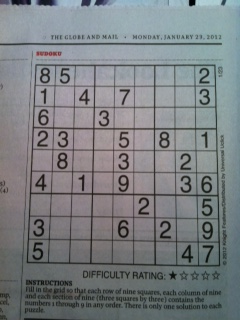
#> input picture backend/sudoku-puzzle1.jpg, 240 x 320 px
$ python process_image3.py
#> lines starting #> are read from the running program, lines starting #| are printed output that depends on the picture; after the words box and inside, x2 and y2 are one past the last pixel; in counts of white or black regions, pixels touching at a corner belong together
import cv2
import numpy as np


filter = False


file_path = 'sudoku-puzzle1.jpg'
img = cv2.imread(file_path)
#> img is the input picture: shape (320, 240, 3); mean B, G, R 130, 127.1, 122.9

gray = cv2.cvtColor(img,cv2.COLOR_BGR2GRAY)
edges = cv2.Canny(gray,90,150,apertureSize = 3)
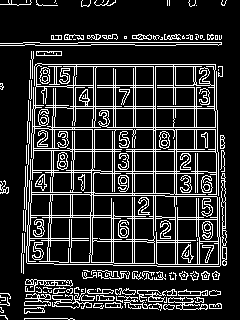
#> edges: shape (320, 240); 17.4% white in thin lines or dots
kernel = np.ones((3,3),np.uint8)
edges = cv2.dilate(edges,kernel,iterations = 1)
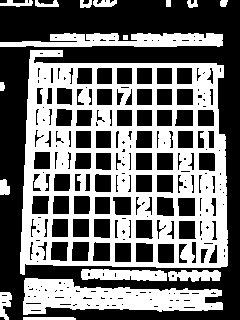
#> edges: shape (320, 240); 44.7% white; 17 white regions, largest, box (x1, y1, x2, y2) and area: (20, 50, 228, 275) 25064, (23, 278, 223, 315) 4477, (0, 33, 223, 47) 2299
kernel = np.ones((5,5),np.uint8)
edges = cv2.erode(edges,kernel,iterations = 1)
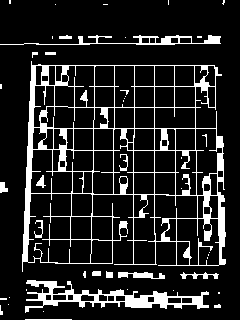
#> edges: shape (320, 240); 14.2% white; 45 white regions (29 under 20 px), largest, box (x1, y1, x2, y2) and area: (22, 61, 226, 272) 7406, (25, 280, 209, 313) 1833, (0, 35, 221, 45) 661
cv2.imwrite('canny.jpg',edges)

lines = cv2.HoughLines(edges,1,np.pi/180,150)
#> lines = 18 rows, first 8: [36, 0.0349], [34, 0.0349], [40, 0.0698], [32, 0.0175], [154, 0], [65, 1.57], [-193, 3.12], [128, 1.57]

if not lines.any():
    print('No lines were found')
    exit()

if filter:
    rho_threshold = 15
    theta_threshold = 0.1

    # how many lines are similar to a given one
    similar_lines = {i : [] for i in range(len(lines))}
    for i in range(len(lines)):
        for j in range(len(lines)):
            if i == j:
                continue

            rho_i,theta_i = lines[i][0]
            rho_j,theta_j = lines[j][0]
            if abs(rho_i - rho_j) < rho_threshold and abs(theta_i - theta_j) < theta_threshold:
                similar_lines[i].append(j)

    # ordering the INDECES of the lines by how many are similar to them
    indices = [i for i in range(len(lines))]
    indices.sort(key=lambda x : len(similar_lines[x]))

    # line flags is the base for the filtering
    line_flags = len(lines)*[True]
    for i in range(len(lines) - 1):
        if not line_flags[indices[i]]: # if we already disregarded the ith element in the ordered list then we don't care (we will not delete anything based on it and we will never reconsider using this line again)
            continue

        for j in range(i + 1, len(lines)): # we are only considering those elements that had less similar line
            if not line_flags[indices[j]]: # and only if we have not disregarded them already
                continue

            rho_i,theta_i = lines[indices[i]][0]
            rho_j,theta_j = lines[indices[j]][0]
            if abs(rho_i - rho_j) < rho_threshold and abs(theta_i - theta_j) < theta_threshold:
                line_flags[indices[j]] = False # if it is similar and have not been disregarded yet then drop it now

print('number of Hough lines:', len(lines))
#| number of Hough lines: 18

filtered_lines = []

if filter:
    for i in range(len(lines)): # filtering
        if line_flags[i]:
            filtered_lines.append(lines[i])

    print('Number of filtered lines:', len(filtered_lines))
else:
    filtered_lines = lines
#> filtered_lines has the same summary as lines

for line in filtered_lines:
    rho,theta = line[0]
    a = np.cos(theta)
    b = np.sin(theta)
    x0 = a*rho
    y0 = b*rho
    x1 = int(x0 + 1000*(-b))
    y1 = int(y0 + 1000*(a))
    x2 = int(x0 - 1000*(-b))
    y2 = int(y0 - 1000*(a))

    cv2.line(img,(x1,y1),(x2,y2),(0,0,255),2)
#> this loop made 18 passes
#> (rho, theta, a, b, x0, y0, x1, y1) on passes 1 to 12: (36, 0.0349, 0.999, 0.0349, 35.98, 1.26, 1, 1000), (34, 0.0349, 0.999, 0.0349, 33.98, 1.19, 0, 1000), (40, 0.0698, 0.998, 0.0698, 39.9, 2.79, -29, 1000), (32, 0.0175, 1, 0.0175, 32, 0.558, 14, 1000), (154, 0, 1, 0, 154, 0, 154, 1000), (65, 1.57, -4.37e-08, 1, -2.84e-06, 65, -1000, 64), (-193, 3.12, -1, 0.0175, 193, -3.37, 175, -1003), (128, 1.57, -4.37e-08, 1, -5.6e-06, 128, -1000, 127), (298, 1.61, -0.0349, 0.999, -10.4, 297.8, -1009, 262), (116, 0.0175, 1, 0.0175, 116, 2.02, 98, 1001), (192, 1.59, -0.0175, 1, -3.35, 192, -1003, 174), (-212, 3.11, -0.999, 0.0349, 211.9, -7.4, 176, -1006)
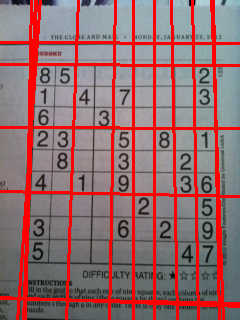
#> img: shape (320, 240, 3); 16.83% of pixels changed, all inside (x1, y1, x2, y2) = (0, 0, 240, 320)

cv2.imwrite('hough.jpg',img)

$ run again, with backend/3219e0d1-f340-4e78-b7f0-b94331e78183.jpg copied over backend/sudoku-puzzle1.jpg
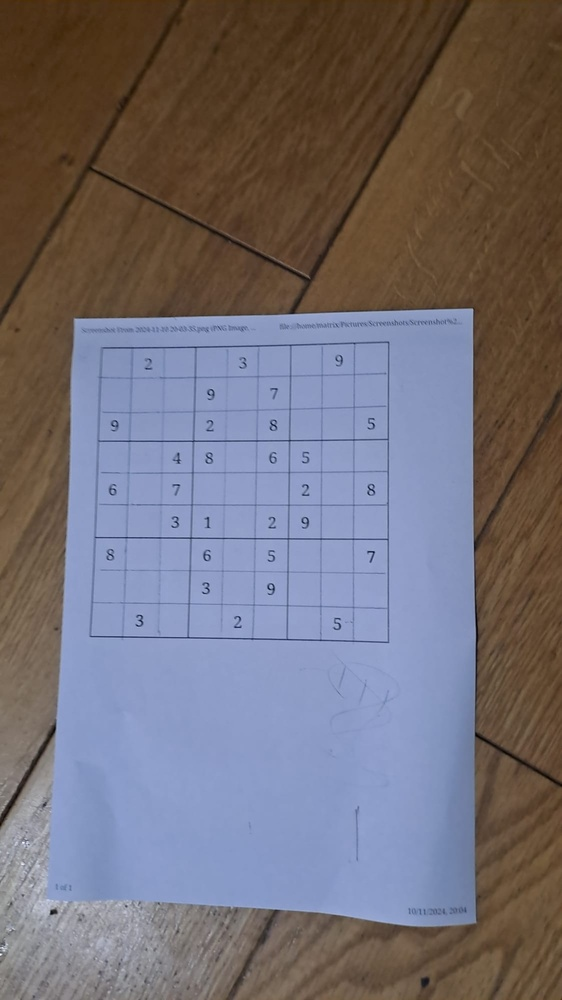
#> input picture backend/3219e0d1-f340-4e78-b7f0-b94331e78183.jpg, 562 x 1000 px, shrunk from 1125 x 2000 before the run
#> img is the input picture: shape (1000, 562, 3); mean B, G, R 116.5, 109.4, 114.7
#> `edges = cv2.erode(edges,kernel,iterations = 1)`:
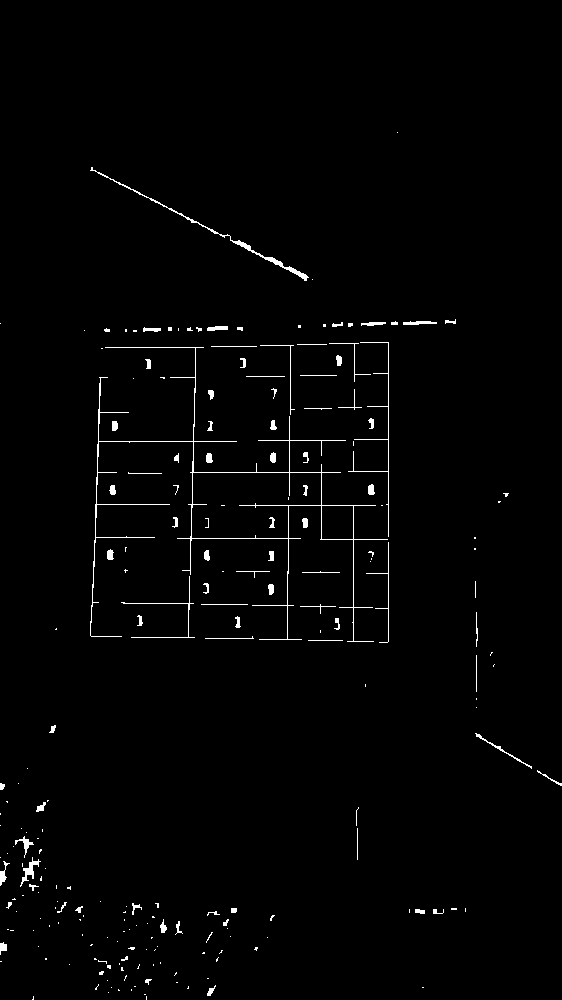
#> edges: shape (1000, 562); 1.4% white in thin lines or dots, all inside (x1, y1, x2, y2) = (0, 132, 562, 1000)
#> lines = [[388, 0], [109, 2.04], [113, 0.0349], [634, 1.59], [600, 1.59], [297, 0.0175], [472, 1.57], [209, 0.0349], [353, 0], [113, 2.02]]
#| number of Hough lines: 10
#> filtered_lines has the same summary as lines
#> the loop `for line in filtered_lines:` made 10 passes
#> (rho, theta, a, b, x0, y0, x1, y1) on passes 1 to 8: (388, 0, 1, 0, 388, 0, 388, 1000), (109, 2.04, -0.454, 0.891, -49.48, 97.12, -940, -356), (113, 0.0349, 0.999, 0.0349, 112.9, 3.94, 78, 1003), (634, 1.59, -0.0175, 1, -11.06, 633.9, -1010, 616), (600, 1.59, -0.0175, 1, -10.47, 599.9, -1010, 582), (297, 0.0175, 1, 0.0175, 297, 5.18, 279, 1005), (472, 1.57, -4.37e-08, 1, -2.06e-05, 472, -1000, 471), (209, 0.0349, 0.999, 0.0349, 208.9, 7.29, 173, 1006)
#> after the loop `for line in filtered_lines:`:
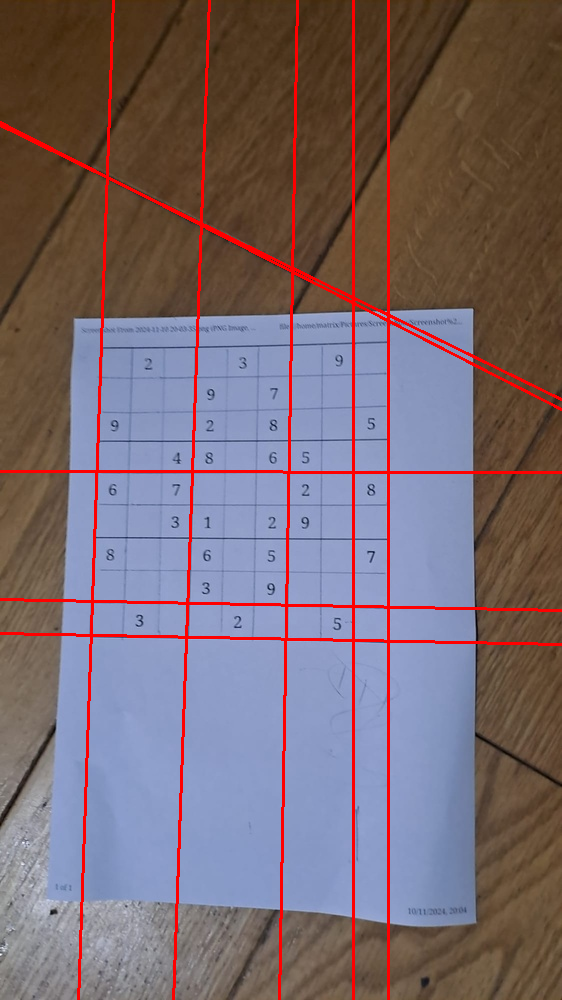
#> img: shape (1000, 562, 3); 4.1% of pixels changed, all inside (x1, y1, x2, y2) = (0, 0, 562, 1000)
